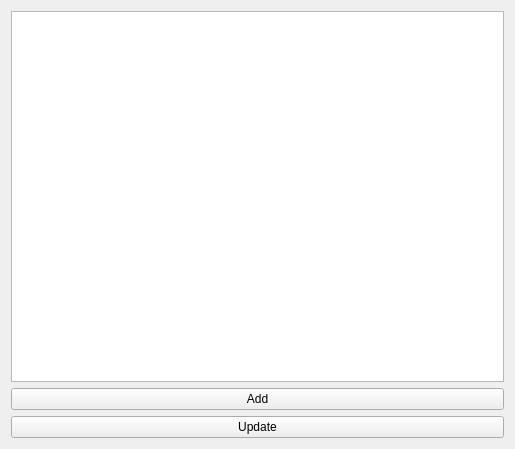
<?xml version="1.0" encoding="UTF-8"?>
<ui version="4.0">
 <class>ResearchGui</class>
 <widget class="QWidget" name="ResearchGui">
  <property name="geometry">
   <rect>
    <x>0</x>
    <y>0</y>
    <width>515</width>
    <height>449</height>
   </rect>
  </property>
  <property name="windowTitle">
   <string>ResearchGui</string>
  </property>
  <layout class="QHBoxLayout" name="horizontalLayout">
   <item>
    <layout class="QVBoxLayout" name="mainLayout">
     <item>
      <widget class="QTableView" name="ideasTableView"/>
     </item>
     <item>
      <widget class="QPushButton" name="AddButton">
       <property name="text">
        <string>Add</string>
       </property>
      </widget>
     </item>
     <item>
      <widget class="QPushButton" name="updateButton">
       <property name="text">
        <string>Update</string>
       </property>
      </widget>
     </item>
    </layout>
   </item>
  </layout>
 </widget>
 <resources/>
 <connections/>
</ui>
